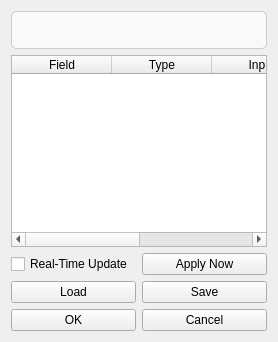
<?xml version="1.0" encoding="UTF-8"?>
<ui version="4.0">
 <class>ValueDialog</class>
 <widget class="QWidget" name="ValueDialog">
  <property name="windowTitle">
   <string>ValueDialog</string>
  </property>
  <layout class="QVBoxLayout" name="verticalLayout">
   <item>
    <widget class="QLabel" name="banner_label">
     <property name="visible">
      <bool>false</bool>
     </property>
     <property name="text">
      <string/>
     </property>
     <property name="wordWrap">
      <bool>true</bool>
     </property>
     <property name="styleSheet">
      <string notr="true">font-size: 14px;
font-weight: bold;
color: #333;
padding: 10px;
background-color: #f9f9f9;
border: 1px solid #ccc;
border-radius: 5px;</string>
     </property>
    </widget>
   </item>
   <item>
    <widget class="QTableWidget" name="table">
     <property name="sizePolicy">
      <sizepolicy hsizetype="Minimum" vsizetype="Expanding">
       <horstretch>0</horstretch>
       <verstretch>0</verstretch>
      </sizepolicy>
     </property>
     <property name="selectionMode">
      <enum>QAbstractItemView::NoSelection</enum>
     </property>
     <property name="editTriggers">
      <set>QAbstractItemView::NoEditTriggers</set>
     </property>
     <attribute name="verticalHeaderVisible">
      <bool>false</bool>
     </attribute>
     <column>
      <property name="text">
       <string>Field</string>
      </property>
     </column>
     <column>
      <property name="text">
       <string>Type</string>
      </property>
     </column>
     <column>
      <property name="text">
       <string>Input</string>
      </property>
     </column>
     <column>
      <property name="text">
       <string>Action</string>
      </property>
     </column>
    </widget>
   </item>
   <item>
    <layout class="QHBoxLayout" name="apply_now_layout">
     <item>
      <widget class="QCheckBox" name="enable_real_time_update_checkbox">
       <property name="text">
        <string>Real-Time Update</string>
       </property>
       <property name="toolTip">
        <string>When enabled, the dialog will be run in real-time as you type or change the values.</string>
       </property>
      </widget>
     </item>
     <item>
      <widget class="QPushButton" name="apply_now_button">
       <property name="text">
        <string>Apply Now</string>
       </property>
       <property name="toolTip">
        <string>Click to apply the current values to the dialog.</string>
       </property>
      </widget>
     </item>
    </layout>
   </item>
   <item>
    <layout class="QHBoxLayout" name="load_save_layout">
     <item>
      <widget class="QPushButton" name="load_button">
       <property name="text">
        <string>Load</string>
       </property>
       <property name="toolTip">
        <string>Load the previous saved recipe to replicate the same settings. Also, you can drag and drop the recipe file (json) into this window here.</string>
       </property>
      </widget>
     </item>
     <item>
      <widget class="QPushButton" name="save_button">
       <property name="text">
        <string>Save</string>
       </property>
       <property name="toolTip">
        <string>Save the current values as a new recipe.</string>
       </property>
      </widget>
     </item>
    </layout>
   </item>
   <item>
    <layout class="QHBoxLayout" name="button_layout">
     <item>
      <widget class="QPushButton" name="ok_button">
       <property name="text">
        <string>OK</string>
       </property>
      </widget>
     </item>
     <item>
      <widget class="QPushButton" name="cancel_button">
       <property name="text">
        <string>Cancel</string>
       </property>
      </widget>
     </item>
    </layout>
   </item>
  </layout>
 </widget>
 <resources/>
 <connections/>
</ui>
